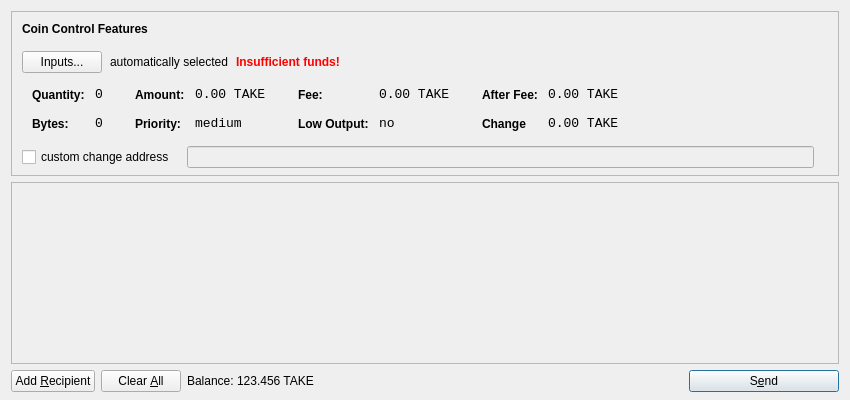
<?xml version="1.0" encoding="UTF-8"?>
<ui version="4.0">
 <class>SendCoinsDialog</class>
 <widget class="QDialog" name="SendCoinsDialog">
  <property name="geometry">
   <rect>
    <x>0</x>
    <y>0</y>
    <width>850</width>
    <height>400</height>
   </rect>
  </property>
  <property name="windowTitle">
   <string>Send Coins</string>
  </property>
  <property name="styleSheet">
   <string notr="true">background-image: url(:/images/2s);</string>
  </property>
  <layout class="QVBoxLayout" name="verticalLayout" stretch="0,1,0">
   <property name="bottomMargin">
    <number>8</number>
   </property>
   <item>
    <widget class="QFrame" name="frameCoinControl">
     <property name="sizePolicy">
      <sizepolicy hsizetype="Expanding" vsizetype="Expanding">
       <horstretch>0</horstretch>
       <verstretch>0</verstretch>
      </sizepolicy>
     </property>
     <property name="maximumSize">
      <size>
       <width>16777215</width>
       <height>16777215</height>
      </size>
     </property>
     <property name="frameShape">
      <enum>QFrame::StyledPanel</enum>
     </property>
     <property name="frameShadow">
      <enum>QFrame::Sunken</enum>
     </property>
     <layout class="QVBoxLayout" name="verticalLayoutCoinControl2">
      <property name="spacing">
       <number>6</number>
      </property>
      <property name="leftMargin">
       <number>0</number>
      </property>
      <property name="topMargin">
       <number>0</number>
      </property>
      <property name="rightMargin">
       <number>0</number>
      </property>
      <property name="bottomMargin">
       <number>6</number>
      </property>
      <item>
       <layout class="QVBoxLayout" name="verticalLayoutCoinControl" stretch="0,0,0,0,1">
        <property name="spacing">
         <number>0</number>
        </property>
        <property name="leftMargin">
         <number>10</number>
        </property>
        <property name="topMargin">
         <number>10</number>
        </property>
        <item>
         <layout class="QHBoxLayout" name="horizontalLayoutCoinControl1">
          <property name="bottomMargin">
           <number>15</number>
          </property>
          <item>
           <widget class="QLabel" name="labelCoinControlFeatures">
            <property name="sizePolicy">
             <sizepolicy hsizetype="Preferred" vsizetype="Maximum">
              <horstretch>0</horstretch>
              <verstretch>0</verstretch>
             </sizepolicy>
            </property>
            <property name="font">
             <font>
              <weight>75</weight>
              <bold>true</bold>
             </font>
            </property>
            <property name="styleSheet">
             <string notr="true">font-weight:bold;</string>
            </property>
            <property name="text">
             <string>Coin Control Features</string>
            </property>
           </widget>
          </item>
         </layout>
        </item>
        <item>
         <layout class="QHBoxLayout" name="horizontalLayoutCoinControl2" stretch="0,0,0,0">
          <property name="spacing">
           <number>8</number>
          </property>
          <property name="bottomMargin">
           <number>10</number>
          </property>
          <item>
           <widget class="QPushButton" name="pushButtonCoinControl">
            <property name="styleSheet">
             <string notr="true"/>
            </property>
            <property name="text">
             <string>Inputs...</string>
            </property>
           </widget>
          </item>
          <item>
           <widget class="QLabel" name="labelCoinControlAutomaticallySelected">
            <property name="text">
             <string>automatically selected</string>
            </property>
            <property name="margin">
             <number>5</number>
            </property>
           </widget>
          </item>
          <item>
           <widget class="QLabel" name="labelCoinControlInsuffFunds">
            <property name="font">
             <font>
              <weight>75</weight>
              <bold>true</bold>
             </font>
            </property>
            <property name="styleSheet">
             <string notr="true">color:red;font-weight:bold;</string>
            </property>
            <property name="text">
             <string>Insufficient funds!</string>
            </property>
            <property name="margin">
             <number>5</number>
            </property>
           </widget>
          </item>
          <item>
           <spacer name="horizontalSpacerCoinControl">
            <property name="orientation">
             <enum>Qt::Horizontal</enum>
            </property>
            <property name="sizeHint" stdset="0">
             <size>
              <width>40</width>
              <height>1</height>
             </size>
            </property>
           </spacer>
          </item>
         </layout>
        </item>
        <item>
         <widget class="QWidget" name="widgetCoinControl" native="true">
          <property name="sizePolicy">
           <sizepolicy hsizetype="Preferred" vsizetype="Preferred">
            <horstretch>0</horstretch>
            <verstretch>0</verstretch>
           </sizepolicy>
          </property>
          <property name="minimumSize">
           <size>
            <width>0</width>
            <height>0</height>
           </size>
          </property>
          <property name="styleSheet">
           <string notr="true"/>
          </property>
          <layout class="QHBoxLayout" name="horizontalLayoutCoinControl5">
           <property name="leftMargin">
            <number>0</number>
           </property>
           <property name="topMargin">
            <number>0</number>
           </property>
           <property name="rightMargin">
            <number>0</number>
           </property>
           <property name="bottomMargin">
            <number>0</number>
           </property>
           <item>
            <layout class="QHBoxLayout" name="horizontalLayoutCoinControl3" stretch="0,0,0,1">
             <property name="spacing">
              <number>20</number>
             </property>
             <property name="topMargin">
              <number>0</number>
             </property>
             <property name="bottomMargin">
              <number>10</number>
             </property>
             <item>
              <layout class="QFormLayout" name="formLayoutCoinControl1">
               <property name="horizontalSpacing">
                <number>10</number>
               </property>
               <property name="verticalSpacing">
                <number>14</number>
               </property>
               <property name="leftMargin">
                <number>10</number>
               </property>
               <property name="topMargin">
                <number>4</number>
               </property>
               <property name="rightMargin">
                <number>6</number>
               </property>
               <item row="0" column="0">
                <widget class="QLabel" name="labelCoinControlQuantityText">
                 <property name="styleSheet">
                  <string notr="true">font-weight:bold;</string>
                 </property>
                 <property name="text">
                  <string>Quantity:</string>
                 </property>
                 <property name="margin">
                  <number>0</number>
                 </property>
                </widget>
               </item>
               <item row="0" column="1">
                <widget class="QLabel" name="labelCoinControlQuantity">
                 <property name="font">
                  <font>
                   <family>Monospace</family>
                   <pointsize>10</pointsize>
                  </font>
                 </property>
                 <property name="cursor">
                  <cursorShape>IBeamCursor</cursorShape>
                 </property>
                 <property name="contextMenuPolicy">
                  <enum>Qt::ActionsContextMenu</enum>
                 </property>
                 <property name="text">
                  <string>0</string>
                 </property>
                 <property name="margin">
                  <number>0</number>
                 </property>
                 <property name="textInteractionFlags">
                  <set>Qt::LinksAccessibleByMouse|Qt::TextSelectableByKeyboard|Qt::TextSelectableByMouse</set>
                 </property>
                </widget>
               </item>
               <item row="1" column="0">
                <widget class="QLabel" name="labelCoinControlBytesText">
                 <property name="styleSheet">
                  <string notr="true">font-weight:bold;</string>
                 </property>
                 <property name="text">
                  <string>Bytes:</string>
                 </property>
                </widget>
               </item>
               <item row="1" column="1">
                <widget class="QLabel" name="labelCoinControlBytes">
                 <property name="font">
                  <font>
                   <family>Monospace</family>
                   <pointsize>10</pointsize>
                  </font>
                 </property>
                 <property name="cursor">
                  <cursorShape>IBeamCursor</cursorShape>
                 </property>
                 <property name="contextMenuPolicy">
                  <enum>Qt::ActionsContextMenu</enum>
                 </property>
                 <property name="text">
                  <string>0</string>
                 </property>
                 <property name="textInteractionFlags">
                  <set>Qt::LinksAccessibleByMouse|Qt::TextSelectableByKeyboard|Qt::TextSelectableByMouse</set>
                 </property>
                </widget>
               </item>
              </layout>
             </item>
             <item>
              <layout class="QFormLayout" name="formLayoutCoinControl2">
               <property name="horizontalSpacing">
                <number>10</number>
               </property>
               <property name="verticalSpacing">
                <number>14</number>
               </property>
               <property name="leftMargin">
                <number>6</number>
               </property>
               <property name="topMargin">
                <number>4</number>
               </property>
               <property name="rightMargin">
                <number>6</number>
               </property>
               <item row="0" column="0">
                <widget class="QLabel" name="labelCoinControlAmountText">
                 <property name="styleSheet">
                  <string notr="true">font-weight:bold;</string>
                 </property>
                 <property name="text">
                  <string>Amount:</string>
                 </property>
                 <property name="margin">
                  <number>0</number>
                 </property>
                </widget>
               </item>
               <item row="0" column="1">
                <widget class="QLabel" name="labelCoinControlAmount">
                 <property name="font">
                  <font>
                   <family>Monospace</family>
                   <pointsize>10</pointsize>
                  </font>
                 </property>
                 <property name="cursor">
                  <cursorShape>IBeamCursor</cursorShape>
                 </property>
                 <property name="contextMenuPolicy">
                  <enum>Qt::ActionsContextMenu</enum>
                 </property>
                 <property name="text">
                  <string>0.00 TAKE</string>
                 </property>
                 <property name="textInteractionFlags">
                  <set>Qt::LinksAccessibleByMouse|Qt::TextSelectableByKeyboard|Qt::TextSelectableByMouse</set>
                 </property>
                </widget>
               </item>
               <item row="1" column="0">
                <widget class="QLabel" name="labelCoinControlPriorityText">
                 <property name="styleSheet">
                  <string notr="true">font-weight:bold;</string>
                 </property>
                 <property name="text">
                  <string>Priority:</string>
                 </property>
                </widget>
               </item>
               <item row="1" column="1">
                <widget class="QLabel" name="labelCoinControlPriority">
                 <property name="font">
                  <font>
                   <family>Monospace</family>
                   <pointsize>10</pointsize>
                  </font>
                 </property>
                 <property name="cursor">
                  <cursorShape>IBeamCursor</cursorShape>
                 </property>
                 <property name="contextMenuPolicy">
                  <enum>Qt::ActionsContextMenu</enum>
                 </property>
                 <property name="text">
                  <string>medium</string>
                 </property>
                 <property name="textInteractionFlags">
                  <set>Qt::LinksAccessibleByMouse|Qt::TextSelectableByKeyboard|Qt::TextSelectableByMouse</set>
                 </property>
                </widget>
               </item>
              </layout>
             </item>
             <item>
              <layout class="QFormLayout" name="formLayoutCoinControl3">
               <property name="horizontalSpacing">
                <number>10</number>
               </property>
               <property name="verticalSpacing">
                <number>14</number>
               </property>
               <property name="leftMargin">
                <number>6</number>
               </property>
               <property name="topMargin">
                <number>4</number>
               </property>
               <property name="rightMargin">
                <number>6</number>
               </property>
               <item row="0" column="0">
                <widget class="QLabel" name="labelCoinControlFeeText">
                 <property name="styleSheet">
                  <string notr="true">font-weight:bold;</string>
                 </property>
                 <property name="text">
                  <string>Fee:</string>
                 </property>
                 <property name="margin">
                  <number>0</number>
                 </property>
                </widget>
               </item>
               <item row="0" column="1">
                <widget class="QLabel" name="labelCoinControlFee">
                 <property name="font">
                  <font>
                   <family>Monospace</family>
                   <pointsize>10</pointsize>
                  </font>
                 </property>
                 <property name="cursor">
                  <cursorShape>IBeamCursor</cursorShape>
                 </property>
                 <property name="contextMenuPolicy">
                  <enum>Qt::ActionsContextMenu</enum>
                 </property>
                 <property name="text">
                  <string>0.00 TAKE</string>
                 </property>
                 <property name="textInteractionFlags">
                  <set>Qt::LinksAccessibleByMouse|Qt::TextSelectableByKeyboard|Qt::TextSelectableByMouse</set>
                 </property>
                </widget>
               </item>
               <item row="1" column="0">
                <widget class="QLabel" name="labelCoinControlLowOutputText">
                 <property name="styleSheet">
                  <string notr="true">font-weight:bold;</string>
                 </property>
                 <property name="text">
                  <string>Low Output:</string>
                 </property>
                </widget>
               </item>
               <item row="1" column="1">
                <widget class="QLabel" name="labelCoinControlLowOutput">
                 <property name="font">
                  <font>
                   <family>Monospace</family>
                   <pointsize>10</pointsize>
                  </font>
                 </property>
                 <property name="cursor">
                  <cursorShape>IBeamCursor</cursorShape>
                 </property>
                 <property name="contextMenuPolicy">
                  <enum>Qt::ActionsContextMenu</enum>
                 </property>
                 <property name="text">
                  <string>no</string>
                 </property>
                 <property name="textInteractionFlags">
                  <set>Qt::LinksAccessibleByMouse|Qt::TextSelectableByKeyboard|Qt::TextSelectableByMouse</set>
                 </property>
                </widget>
               </item>
              </layout>
             </item>
             <item>
              <layout class="QFormLayout" name="formLayoutCoinControl4">
               <property name="horizontalSpacing">
                <number>10</number>
               </property>
               <property name="verticalSpacing">
                <number>14</number>
               </property>
               <property name="leftMargin">
                <number>6</number>
               </property>
               <property name="topMargin">
                <number>4</number>
               </property>
               <property name="rightMargin">
                <number>6</number>
               </property>
               <item row="0" column="0">
                <widget class="QLabel" name="labelCoinControlAfterFeeText">
                 <property name="styleSheet">
                  <string notr="true">font-weight:bold;</string>
                 </property>
                 <property name="text">
                  <string>After Fee:</string>
                 </property>
                 <property name="margin">
                  <number>0</number>
                 </property>
                </widget>
               </item>
               <item row="0" column="1">
                <widget class="QLabel" name="labelCoinControlAfterFee">
                 <property name="font">
                  <font>
                   <family>Monospace</family>
                   <pointsize>10</pointsize>
                  </font>
                 </property>
                 <property name="cursor">
                  <cursorShape>IBeamCursor</cursorShape>
                 </property>
                 <property name="contextMenuPolicy">
                  <enum>Qt::ActionsContextMenu</enum>
                 </property>
                 <property name="text">
                  <string>0.00 TAKE</string>
                 </property>
                 <property name="textInteractionFlags">
                  <set>Qt::LinksAccessibleByMouse|Qt::TextSelectableByKeyboard|Qt::TextSelectableByMouse</set>
                 </property>
                </widget>
               </item>
               <item row="1" column="0">
                <widget class="QLabel" name="labelCoinControlChangeText">
                 <property name="styleSheet">
                  <string notr="true">font-weight:bold;</string>
                 </property>
                 <property name="text">
                  <string>Change</string>
                 </property>
                </widget>
               </item>
               <item row="1" column="1">
                <widget class="QLabel" name="labelCoinControlChange">
                 <property name="font">
                  <font>
                   <family>Monospace</family>
                   <pointsize>10</pointsize>
                  </font>
                 </property>
                 <property name="cursor">
                  <cursorShape>IBeamCursor</cursorShape>
                 </property>
                 <property name="contextMenuPolicy">
                  <enum>Qt::ActionsContextMenu</enum>
                 </property>
                 <property name="text">
                  <string>0.00 TAKE</string>
                 </property>
                 <property name="textInteractionFlags">
                  <set>Qt::LinksAccessibleByMouse|Qt::TextSelectableByKeyboard|Qt::TextSelectableByMouse</set>
                 </property>
                </widget>
               </item>
              </layout>
             </item>
            </layout>
           </item>
          </layout>
         </widget>
        </item>
        <item>
         <layout class="QHBoxLayout" name="horizontalLayoutCoinControl4" stretch="0,0,0">
          <property name="spacing">
           <number>12</number>
          </property>
          <property name="sizeConstraint">
           <enum>QLayout::SetDefaultConstraint</enum>
          </property>
          <property name="topMargin">
           <number>5</number>
          </property>
          <property name="rightMargin">
           <number>5</number>
          </property>
          <item>
           <widget class="QCheckBox" name="checkBoxCoinControlChange">
            <property name="text">
             <string>custom change address</string>
            </property>
           </widget>
          </item>
          <item>
           <widget class="QLineEdit" name="lineEditCoinControlChange">
            <property name="enabled">
             <bool>false</bool>
            </property>
            <property name="sizePolicy">
             <sizepolicy hsizetype="Expanding" vsizetype="Fixed">
              <horstretch>0</horstretch>
              <verstretch>0</verstretch>
             </sizepolicy>
            </property>
           </widget>
          </item>
          <item>
           <widget class="QLabel" name="labelCoinControlChangeLabel">
            <property name="sizePolicy">
             <sizepolicy hsizetype="Preferred" vsizetype="Expanding">
              <horstretch>0</horstretch>
              <verstretch>0</verstretch>
             </sizepolicy>
            </property>
            <property name="minimumSize">
             <size>
              <width>0</width>
              <height>0</height>
             </size>
            </property>
            <property name="text">
             <string/>
            </property>
            <property name="margin">
             <number>3</number>
            </property>
           </widget>
          </item>
         </layout>
        </item>
        <item>
         <spacer name="verticalSpacerCoinControl">
          <property name="orientation">
           <enum>Qt::Vertical</enum>
          </property>
          <property name="sizeHint" stdset="0">
           <size>
            <width>800</width>
            <height>1</height>
           </size>
          </property>
         </spacer>
        </item>
       </layout>
      </item>
     </layout>
    </widget>
   </item>
   <item>
    <widget class="QScrollArea" name="scrollArea">
     <property name="widgetResizable">
      <bool>true</bool>
     </property>
     <widget class="QWidget" name="scrollAreaWidgetContents">
      <property name="geometry">
       <rect>
        <x>0</x>
        <y>0</y>
        <width>830</width>
        <height>172</height>
       </rect>
      </property>
      <layout class="QVBoxLayout" name="verticalLayout_2">
       <property name="leftMargin">
        <number>0</number>
       </property>
       <property name="topMargin">
        <number>0</number>
       </property>
       <property name="rightMargin">
        <number>0</number>
       </property>
       <property name="bottomMargin">
        <number>0</number>
       </property>
       <item>
        <layout class="QVBoxLayout" name="entries">
         <property name="spacing">
          <number>6</number>
         </property>
        </layout>
       </item>
       <item>
        <spacer name="verticalSpacer">
         <property name="orientation">
          <enum>Qt::Vertical</enum>
         </property>
         <property name="sizeHint" stdset="0">
          <size>
           <width>20</width>
           <height>40</height>
          </size>
         </property>
        </spacer>
       </item>
      </layout>
     </widget>
    </widget>
   </item>
   <item>
    <layout class="QHBoxLayout" name="horizontalLayout">
     <item>
      <widget class="QPushButton" name="addButton">
       <property name="toolTip">
        <string>Send to multiple recipients at once</string>
       </property>
       <property name="text">
        <string>Add &amp;Recipient</string>
       </property>
       <property name="icon">
        <iconset resource="../bitcoin.qrc">
         <normaloff>:/icons/add</normaloff>:/icons/add</iconset>
       </property>
       <property name="autoDefault">
        <bool>false</bool>
       </property>
      </widget>
     </item>
     <item>
      <widget class="QPushButton" name="clearButton">
       <property name="sizePolicy">
        <sizepolicy hsizetype="Minimum" vsizetype="Fixed">
         <horstretch>0</horstretch>
         <verstretch>0</verstretch>
        </sizepolicy>
       </property>
       <property name="toolTip">
        <string>Remove all transaction fields</string>
       </property>
       <property name="text">
        <string>Clear &amp;All</string>
       </property>
       <property name="icon">
        <iconset resource="../bitcoin.qrc">
         <normaloff>:/icons/remove</normaloff>:/icons/remove</iconset>
       </property>
       <property name="autoRepeatDelay">
        <number>300</number>
       </property>
       <property name="autoDefault">
        <bool>false</bool>
       </property>
      </widget>
     </item>
     <item>
      <layout class="QHBoxLayout" name="horizontalLayout_2">
       <property name="spacing">
        <number>3</number>
       </property>
       <item>
        <widget class="QLabel" name="label">
         <property name="sizePolicy">
          <sizepolicy hsizetype="Preferred" vsizetype="Fixed">
           <horstretch>0</horstretch>
           <verstretch>0</verstretch>
          </sizepolicy>
         </property>
         <property name="text">
          <string>Balance:</string>
         </property>
        </widget>
       </item>
       <item>
        <widget class="QLabel" name="labelBalance">
         <property name="sizePolicy">
          <sizepolicy hsizetype="Preferred" vsizetype="Fixed">
           <horstretch>0</horstretch>
           <verstretch>0</verstretch>
          </sizepolicy>
         </property>
         <property name="cursor">
          <cursorShape>IBeamCursor</cursorShape>
         </property>
         <property name="text">
          <string>123.456 TAKE</string>
         </property>
         <property name="textInteractionFlags">
          <set>Qt::LinksAccessibleByMouse|Qt::TextSelectableByKeyboard|Qt::TextSelectableByMouse</set>
         </property>
        </widget>
       </item>
      </layout>
     </item>
     <item>
      <spacer name="horizontalSpacer">
       <property name="orientation">
        <enum>Qt::Horizontal</enum>
       </property>
       <property name="sizeHint" stdset="0">
        <size>
         <width>40</width>
         <height>20</height>
        </size>
       </property>
      </spacer>
     </item>
     <item>
      <widget class="QPushButton" name="sendButton">
       <property name="minimumSize">
        <size>
         <width>150</width>
         <height>0</height>
        </size>
       </property>
       <property name="toolTip">
        <string>Confirm the send action</string>
       </property>
       <property name="text">
        <string>S&amp;end</string>
       </property>
       <property name="icon">
        <iconset resource="../bitcoin.qrc">
         <normaloff>:/icons/send</normaloff>:/icons/send</iconset>
       </property>
       <property name="default">
        <bool>true</bool>
       </property>
      </widget>
     </item>
    </layout>
   </item>
  </layout>
 </widget>
 <resources>
  <include location="../bitcoin.qrc"/>
 </resources>
 <connections/>
</ui>
